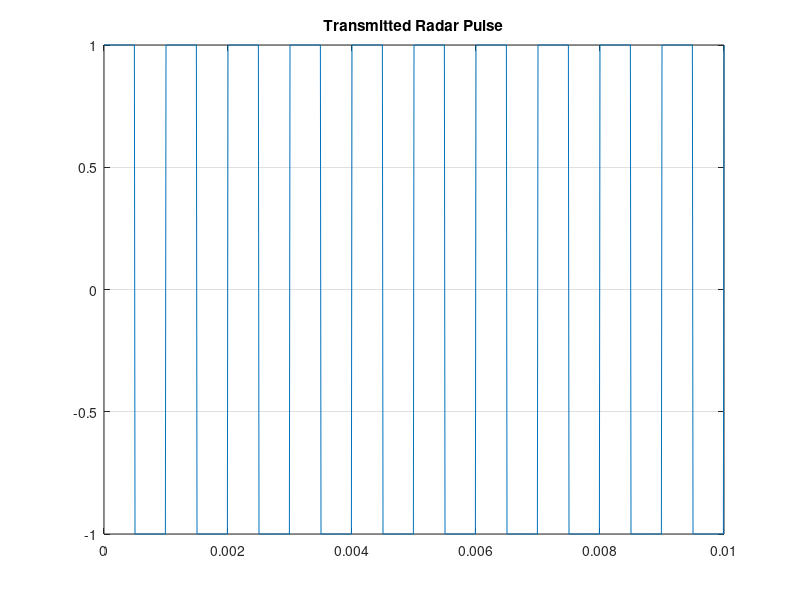

MATLAB code for this plot: (Note: this script raises an error after producing the figure.)
function [pulse, t, Fs] = radar_pulse()

Fs = 100000;
T = 0.01;

t = 0:1/Fs:T;

pulse = square(2*pi*1000*t);

figure;
plot(t, pulse);
title("Transmitted Radar Pulse");
grid on;

save_plot("radar_pulse");

end
